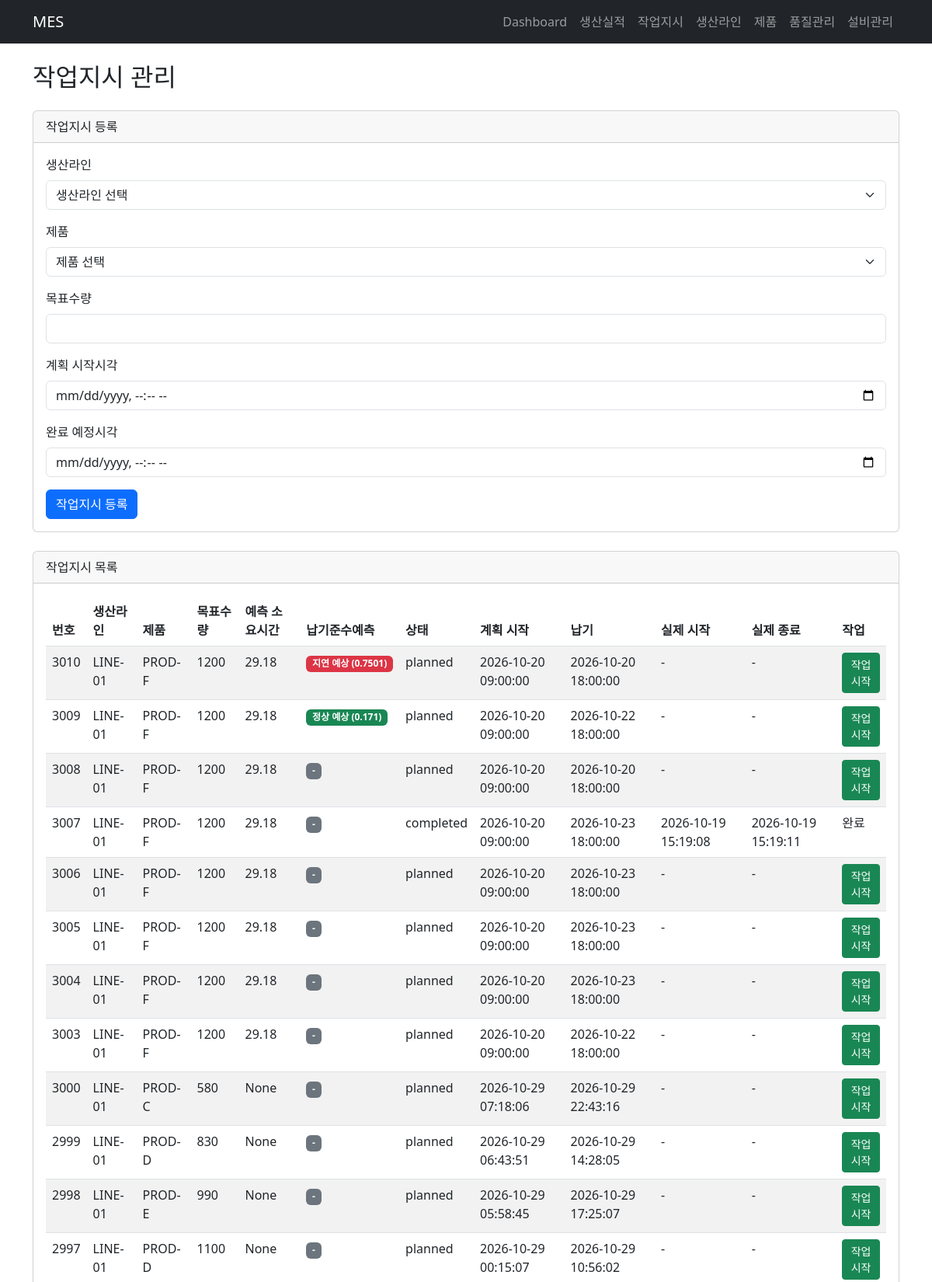
Screenshot of /work-orders (upper part) with the database file from the repository.
### tables this page shows
CREATE TABLE work_orders (

    work_order_id       INTEGER PRIMARY KEY AUTOINCREMENT,
    line_id             TEXT    NOT NULL,
    product_id          TEXT    NOT NULL,
    target_qty          INTEGER NOT NULL CHECK (target_qty > 0),
    status              TEXT    NOT NULL DEFAULT 'planned'
                        CHECK (status IN ('planned', 'running', 'completed')),
    predicted_duration_h REAL,
    predicted_late      INTEGER CHECK(predicted_late IN (0, 1)),
    predicted_late_probability REAL
        CHECK(predicted_late_probability BETWEEN 0 AND 1),
    planned_start_at    TEXT    NOT NULL,
    due_at              TEXT    NOT NULL,
    actual_start_at     TEXT,
    actual_end_at       TEXT,
    created_at          TEXT    NOT NULL DEFAULT (datetime('now', 'localtime')),

    FOREIGN KEY (line_id)
        REFERENCES production_lines(line_id),

    FOREIGN KEY (product_id)
        REFERENCES products(product_id)
    
);

### main.py (the view)
@app.get("/work-orders", response_class=HTMLResponse)
def work_orders_page(request: Request):
    orders = service.list_work_orders()
    lines = service.list_lines()
    products = service.list_products()
    return templates.TemplateResponse(
        request=request,
        name="orders.html",
        context={
            "orders": orders,
            "lines": lines,
            "products": products
        }
    )

### templates/orders.html (shortened to what this page needs)
{% extends "base.html" %}
{% block content %}
<h2 class="mb-4">작업지시 관리</h2>
<div class="card mb-4">
    <div class="card-header">작업지시 등록</div>
    <div class="card-body">
        <form method="post" action="/work-orders">
            <div class="mb-3">
                <label class="form-label">생산라인</label>
                <select name="line_id" class="form-select" required>
                    <option value="">생산라인 선택</option>
                </select>
            </div>
            <div class="mb-3">
                <label class="form-label">제품</label>
                <select name="product_id" class="form-select" required>
                    <option value="">제품 선택</option>
                </select>
            </div>
            <div class="mb-3">
                <label class="form-label">목표수량</label>
                <input type="number" name="target_qty" min="1" class="form-control" required>
            </div>
            <div class="mb-3">
                <label class="form-label">계획 시작시각</label>
                <input type="datetime-local" name="planned_start_at" class="form-control" required>
            </div>
            <div class="mb-3">
                <label class="form-label">완료 예정시각</label>
                <input type="datetime-local" name="due_at" class="form-control" required>
            </div>
            <button type="submit" class="btn btn-primary">
                작업지시 등록
            </button>
        </form>
    </div>
</div>
<div class="card">
    <div class="card-header">작업지시 목록</div>
    <div class="card-body">
        <div class="table-responsive">
            <table class="table table-striped">
                <thead>
                    <tr>
                        <th>번호</th>
                        <th>생산라인</th>
                        <th>제품</th>
                        <th>목표수량</th>
                        <th>예측 소요시간</th>
                        <th>납기준수예측</th>
                        <th>상태</th>
                        <th>계획 시작</th>
                        <th>납기</th>
                        <th>실제 시작</th>
                        <th>실제 종료</th>
                        <th>작업</th>
                    </tr>
                </thead>
                <tbody>
                    {% for order in orders %}
                    <tr>
                        <td>{{ order.work_order_id }}</td>
                        <td>{{ order.line_id }}</td>
                        <td>{{ order.product_id }}</td>
                        <td>{{ order.target_qty }}</td>
                        <td>{{ order.predicted_duration_h }}</td>
                        <td>
                            {% if order.predicted_late is none %}
                            <span class="badge bg-secondary">-</span>
                            {% elif order.predicted_late == 1 %}
                            <span class="badge bg-danger">지연 예상 ({{order.predicted_late_probability}})</span>
                            {% else %}
                            <span class="badge bg-success">정상 예상 ({{order.predicted_late_probability}})</span>
                            {% endif %}
                        </td>
                        <td>{{ order.status }}</td>
                        <td>{{ order.planned_start_at }}</td>
                        <td>{{ order.due_at }}</td>
                        <td>{{ order.actual_start_at or '-' }}</td>
                        <td>{{ order.actual_end_at or '-' }}</td>
                        <td>
                            {% if order.status == 'planned' %}
                            <form method="post" action="/work-orders/{{ order.work_order_id }}/start">
                                <button type="submit" class="btn btn-sm btn-success">
                                    작업 시작
                                </button>
                            </form>
                            {% elif order.status == 'running' %}
                            <form method="post" action="/work-orders/{{ order.work_order_id }}/complete">
                                <button type="submit" class="btn btn-sm btn-primary">
                                    작업 완료
                                </button>
                            </form>
                            {% else %}
                            완료
                            {% endif %}
                        </td>
                    </tr>
                    {% endfor %}
                </tbody>
            </table>
        </div>
    </div>
</div>
{% endblock %}

### rows the page displays
work_orders: work_order_id "3010", line_id "LINE-01", product_id "PROD-F", target_qty "1200", predicted_duration_h "29.18", predicted_late_probability "0.7501", status "planned", planned_start_at "2026-10-20 09:00:00", due_at "2026-10-20 18:00:00", actual_start_at "-", actual_end_at "-"
work_orders: work_order_id "3009", line_id "LINE-01", product_id "PROD-F", target_qty "1200", predicted_duration_h "29.18", predicted_late_probability "0.171", status "planned", planned_start_at "2026-10-20 09:00:00", due_at "2026-10-22 18:00:00", actual_start_at "-", actual_end_at "-"
work_orders: work_order_id "3008", line_id "LINE-01", product_id "PROD-F", target_qty "1200", predicted_duration_h "29.18", status "planned", planned_start_at "2026-10-20 09:00:00", due_at "2026-10-20 18:00:00", actual_start_at "-", actual_end_at "-"
work_orders: work_order_id "3007", line_id "LINE-01", product_id "PROD-F", target_qty "1200", predicted_duration_h "29.18", status "completed", planned_start_at "2026-10-20 09:00:00", due_at "2026-10-23 18:00:00", actual_start_at "2026-10-19 15:19:08", actual_end_at "2026-10-19 15:19:11", shows "완료"
work_orders: work_order_id "3006", line_id "LINE-01", product_id "PROD-F", target_qty "1200", predicted_duration_h "29.18", status "planned", planned_start_at "2026-10-20 09:00:00", due_at "2026-10-23 18:00:00", actual_start_at "-", actual_end_at "-"
work_orders: work_order_id "3005", line_id "LINE-01", product_id "PROD-F", target_qty "1200", predicted_duration_h "29.18", status "planned", planned_start_at "2026-10-20 09:00:00", due_at "2026-10-23 18:00:00", actual_start_at "-", actual_end_at "-"
work_orders: work_order_id "3004", line_id "LINE-01", product_id "PROD-F", target_qty "1200", predicted_duration_h "29.18", status "planned", planned_start_at "2026-10-20 09:00:00", due_at "2026-10-23 18:00:00", actual_start_at "-", actual_end_at "-"
work_orders: work_order_id "3003", line_id "LINE-01", product_id "PROD-F", target_qty "1200", predicted_duration_h "29.18", status "planned", planned_start_at "2026-10-20 09:00:00", due_at "2026-10-22 18:00:00", actual_start_at "-", actual_end_at "-"
work_orders: work_order_id "3000", line_id "LINE-01", product_id "PROD-C", target_qty "580", predicted_duration_h "None", status "planned", planned_start_at "2026-10-29 07:18:06", due_at "2026-10-29 22:43:16", actual_start_at "-", actual_end_at "-"
work_orders: work_order_id "2999", line_id "LINE-01", product_id "PROD-D", target_qty "830", predicted_duration_h "None", status "planned", planned_start_at "2026-10-29 06:43:51", due_at "2026-10-29 14:28:05", actual_start_at "-", actual_end_at "-"
work_orders: work_order_id "2998", line_id "LINE-01", product_id "PROD-E", target_qty "990", predicted_duration_h "None", status "planned", planned_start_at "2026-10-29 05:58:45", due_at "2026-10-29 17:25:07", actual_start_at "-", actual_end_at "-"
work_orders: work_order_id "2997", line_id "LINE-01", product_id "PROD-D", target_qty "1100", predicted_duration_h "None", status "planned", planned_start_at "2026-10-29 00:15:07", due_at "2026-10-29 10:56:02", actual_start_at "-", actual_end_at "-"
